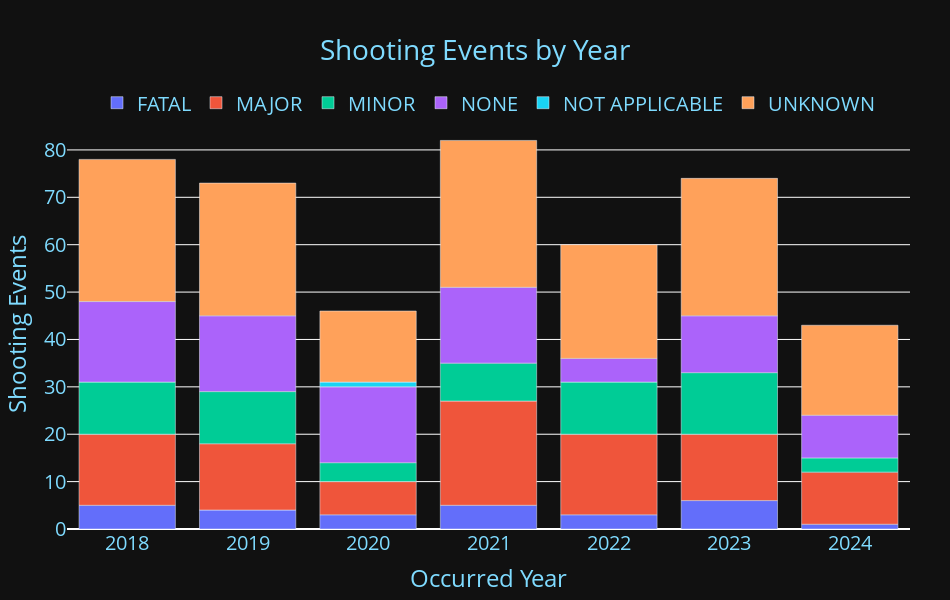

Notebook source saved alongside this figure:
### Code cell
fig7 = px.bar(pivot_df_LoI_melted, x ='Occurred_Year', y = 'Number_of_Incidents', width= 950, height = 600,
            color = 'Level_of_Injury',
            color_discrete_map = legend_colors, 
            labels={"Level_of_Injury": "Level of Injury",
                "Occurred_Year" : 'Occurred Year',
                "Number_of_Incidents" : "Shooting Events"}                                  
        )
fig7.update_layout(font ={'size': 20}, hoverlabel= {'font_size': 27}, showlegend=True,
    legend_title_text = "",
    plot_bgcolor=colors['background'],
    paper_bgcolor=colors['background'], 
    font_color=colors['text'],
    margin=dict(t=120, b=60, l=40, r=40),
    title={'text': 'Shooting Events by Year',
        'x': 0.5,                                                                               # Center the title horizontally
        'xanchor': 'center'                                                                     # Anchor the title to the center         
    },
    legend=dict(orientation="h",
        yanchor="top",
        y=1.09,
        xanchor="center",
        x=0.5
        ),
        #margin=dict(t=130)
)

### Figure 1 — Plotly figure (JSON) as saved in the notebook; plotly's stock layout.template omitted (floating-point values rounded to 4 significant figures)
{"data": [{"alignmentgroup": "True", "hovertemplate": "Level of Injury=FATAL<br>Occurred Year=%{x}<br>Shooting Events=%{y}<extra></extra>", "legendgroup": "FATAL", "marker": {"color": "#636EFA", "pattern": {"shape": ""}}, "name": "FATAL", "offsetgroup": "FATAL", "orientation": "v", "showlegend": true, "textposition": "auto", "x": [2018, 2019, 2020, 2021, 2022, 2023, 2024], "xaxis": "x", "y": [5, 4, 3, 5, 3, 6, 1], "yaxis": "y", "type": "bar"}, {"alignmentgroup": "True", "hovertemplate": "Level of Injury=MAJOR<br>Occurred Year=%{x}<br>Shooting Events=%{y}<extra></extra>", "legendgroup": "MAJOR", "marker": {"color": "#EF553B", "pattern": {"shape": ""}}, "name": "MAJOR", "offsetgroup": "MAJOR", "orientation": "v", "showlegend": true, "textposition": "auto", "x": [2018, 2019, 2020, 2021, 2022, 2023, 2024], "xaxis": "x", "y": [15, 14, 7, 22, 17, 14, 11], "yaxis": "y", "type": "bar"}, {"alignmentgroup": "True", "hovertemplate": "Level of Injury=MINOR<br>Occurred Year=%{x}<br>Shooting Events=%{y}<extra></extra>", "legendgroup": "MINOR", "marker": {"color": "#00CC96", "pattern": {"shape": ""}}, "name": "MINOR", "offsetgroup": "MINOR", "orientation": "v", "showlegend": true, "textposition": "auto", "x": [2018, 2019, 2020, 2021, 2022, 2023, 2024], "xaxis": "x", "y": [11, 11, 4, 8, 11, 13, 3], "yaxis": "y", "type": "bar"}, {"alignmentgroup": "True", "hovertemplate": "Level of Injury=NONE<br>Occurred Year=%{x}<br>Shooting Events=%{y}<extra></extra>", "legendgroup": "NONE", "marker": {"color": "#AB63FA", "pattern": {"shape": ""}}, "name": "NONE", "offsetgroup": "NONE", "orientation": "v", "showlegend": true, "textposition": "auto", "x": [2018, 2019, 2020, 2021, 2022, 2023, 2024], "xaxis": "x", "y": [17, 16, 16, 16, 5, 12, 9], "yaxis": "y", "type": "bar"}, {"alignmentgroup": "True", "hovertemplate": "Level of Injury=NOT APPLICABLE<br>Occurred Year=%{x}<br>Shooting Events=%{y}<extra></extra>", "legendgroup": "NOT APPLICABLE", "marker": {"color": "#19D3F3", "pattern": {"shape": ""}}, "name": "NOT APPLICABLE", "offsetgroup": "NOT APPLICABLE", "orientation": "v", "showlegend": true, "textposition": "auto", "x": [2018, 2019, 2020, 2021, 2022, 2023, 2024], "xaxis": "x", "y": [null, null, 1, null, null, null, null], "yaxis": "y", "type": "bar"}, {"alignmentgroup": "True", "hovertemplate": "Level of Injury=UNKNOWN<br>Occurred Year=%{x}<br>Shooting Events=%{y}<extra></extra>", "legendgroup": "UNKNOWN", "marker": {"color": "#FFA15A", "pattern": {"shape": ""}}, "name": "UNKNOWN", "offsetgroup": "UNKNOWN", "orientation": "v", "showlegend": true, "textposition": "auto", "x": [2018, 2019, 2020, 2021, 2022, 2023, 2024], "xaxis": "x", "y": [30, 28, 15, 31, 24, 29, 19], "yaxis": "y", "type": "bar"}], "layout": {"xaxis": {"anchor": "y", "domain": [0, 1], "title": {"text": "Occurred Year"}}, "yaxis": {"anchor": "x", "domain": [0, 1], "title": {"text": "Shooting Events"}}, "legend": {"title": {"text": ""}, "tracegroupgap": 0, "orientation": "h", "yanchor": "top", "y": 1.09, "xanchor": "center", "x": 0.5}, "margin": {"t": 120, "b": 60, "l": 40, "r": 40}, "barmode": "relative", "height": 600, "width": 950, "font": {"size": 20, "color": "#7FDBFF"}, "hoverlabel": {"font": {"size": 27}}, "title": {"text": "Shooting Events by Year", "x": 0.5, "xanchor": "center"}, "showlegend": true, "plot_bgcolor": "#111111", "paper_bgcolor": "#111111"}}
